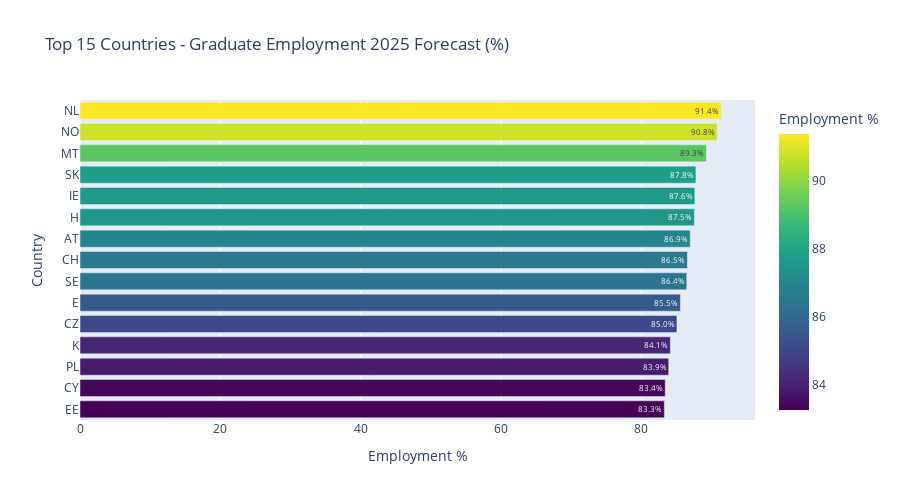

Notebook code cell kept with this figure:
### Markdown cell above
---
## 7️⃣ 2025 Forecast Dashboard

### Code cell
# Generate 2025 predictions
forecast_df = modeling_clean.copy()
forecast_df['Forecast_2025'] = ensemble.predict(X_scaled)
forecast_df['Change_vs_2024'] = forecast_df['Forecast_2025'] - forecast_df[target_col]

# Aggregate by country and gender
forecast_summary = forecast_df.groupby(['geo', 'sex']).agg({
    target_col: 'mean',
    'Forecast_2025': 'mean',
    'Change_vs_2024': 'mean'
}).reset_index()

# Focus on totals
forecast_totals = forecast_summary[forecast_summary['sex'] == 'T'].copy()
forecast_totals = forecast_totals.sort_values('Forecast_2025', ascending=False)

print("🌍 Top 10 Countries - 2025 Forecast:")
print(forecast_totals[['geo', target_col, 'Forecast_2025', 'Change_vs_2024']].head(10).to_string(index=False))

# Interactive Plotly map
fig = px.bar(
    forecast_totals.sort_values('Forecast_2025', ascending=True).tail(15),
    y='geo',
    x='Forecast_2025',
    orientation='h',
    color='Forecast_2025',
    color_continuous_scale='Viridis',
    title='Top 15 Countries - Graduate Employment 2025 Forecast (%)',
    labels={'Forecast_2025': 'Employment %', 'geo': 'Country'},
    text='Forecast_2025'
)

fig.update_traces(textposition='auto', texttemplate='%{x:.1f}%')
fig.update_layout(height=500, width=900, xaxis_title='Employment %', yaxis_title='Country')
fig.show()

### Figure 1 — Plotly figure (JSON) as saved in the notebook; plotly's stock layout.template omitted (floating-point values rounded to 4 significant figures)
{"data": [{"hovertemplate": "Employment %=%{marker.color}<br>Country=%{y}<extra></extra>", "legendgroup": "", "marker": {"color": [83.25, 83.38, 83.88, 84.11, 85.05, 85.54, 86.45, 86.54, 86.94, 87.54, 87.59, 87.75, 89.25, 90.77, 91.36], "coloraxis": "coloraxis", "pattern": {"shape": ""}}, "name": "", "orientation": "h", "showlegend": false, "text": [83.25, 83.38, 83.88, 84.11, 85.05, 85.54, 86.45, 86.54, 86.94, 87.54, 87.59, 87.75, 89.25, 90.77, 91.36], "textposition": "auto", "texttemplate": "%{x:.1f}%", "type": "bar", "x": [83.25, 83.38, 83.88, 84.11, 85.05, 85.54, 86.45, 86.54, 86.94, 87.54, 87.59, 87.75, 89.25, 90.77, 91.36], "xaxis": "x", "y": ["EE", "CY", "PL", "K", "CZ", "E", "SE", "CH", "AT", "H", "IE", "SK", "MT", "NO", "NL"], "yaxis": "y"}], "layout": {"barmode": "relative", "coloraxis": {"colorbar": {"title": {"text": "Employment %"}}, "colorscale": [[0, "#440154"], [0.1111, "#482878"], [0.2222, "#3e4989"], [0.3333, "#31688e"], [0.4444, "#26828e"], [0.5556, "#1f9e89"], [0.6667, "#35b779"], [0.7778, "#6ece58"], [0.8889, "#b5de2b"], [1, "#fde725"]]}, "height": 500, "legend": {"tracegroupgap": 0}, "title": {"text": "Top 15 Countries - Graduate Employment 2025 Forecast (%)"}, "width": 900, "xaxis": {"anchor": "y", "domain": [0, 1], "title": {"text": "Employment %"}}, "yaxis": {"anchor": "x", "domain": [0, 1], "title": {"text": "Country"}}}}
